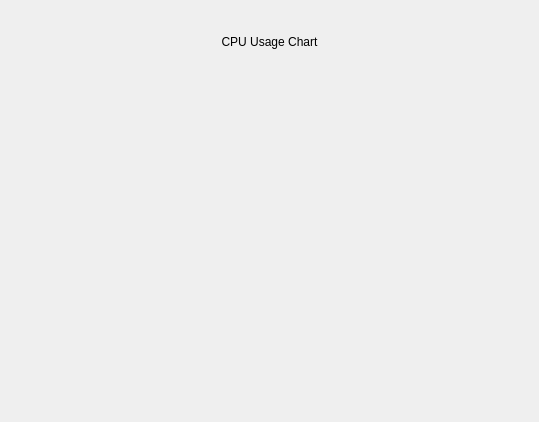
<?xml version="1.0" encoding="UTF-8"?>
<ui version="4.0">
 <class>CPUUsageChart</class>
 <widget class="QWidget" name="CPUUsageChart">
  <property name="geometry">
   <rect>
    <x>0</x>
    <y>0</y>
    <width>539</width>
    <height>422</height>
   </rect>
  </property>
  <property name="windowTitle">
   <string>Form</string>
  </property>
  <layout class="QVBoxLayout" name="verticalLayout" stretch="1,3,1">
   <property name="spacing">
    <number>0</number>
   </property>
   <property name="leftMargin">
    <number>0</number>
   </property>
   <property name="topMargin">
    <number>0</number>
   </property>
   <property name="rightMargin">
    <number>0</number>
   </property>
   <property name="bottomMargin">
    <number>0</number>
   </property>
   <item>
    <widget class="QLabel" name="label">
     <property name="text">
      <string>CPU Usage Chart</string>
     </property>
     <property name="alignment">
      <set>Qt::AlignmentFlag::AlignCenter</set>
     </property>
    </widget>
   </item>
   <item>
    <widget class="QWidget" name="display_chart_widget" native="true"/>
   </item>
   <item>
    <widget class="QWidget" name="text_widgets" native="true">
     <layout class="QGridLayout" name="gridLayout">
      <property name="leftMargin">
       <number>0</number>
      </property>
      <property name="topMargin">
       <number>0</number>
      </property>
      <property name="rightMargin">
       <number>0</number>
      </property>
      <property name="bottomMargin">
       <number>0</number>
      </property>
      <item row="0" column="1">
       <widget class="QLabel" name="user_label">
        <property name="text">
         <string/>
        </property>
       </widget>
      </item>
      <item row="0" column="0">
       <widget class="QLabel" name="idle_label">
        <property name="text">
         <string/>
        </property>
       </widget>
      </item>
      <item row="1" column="0">
       <widget class="QLabel" name="kernel_label">
        <property name="text">
         <string/>
        </property>
       </widget>
      </item>
      <item row="1" column="1">
       <widget class="QLabel" name="percentage_label">
        <property name="text">
         <string/>
        </property>
       </widget>
      </item>
     </layout>
    </widget>
   </item>
  </layout>
 </widget>
 <resources/>
 <connections/>
</ui>
